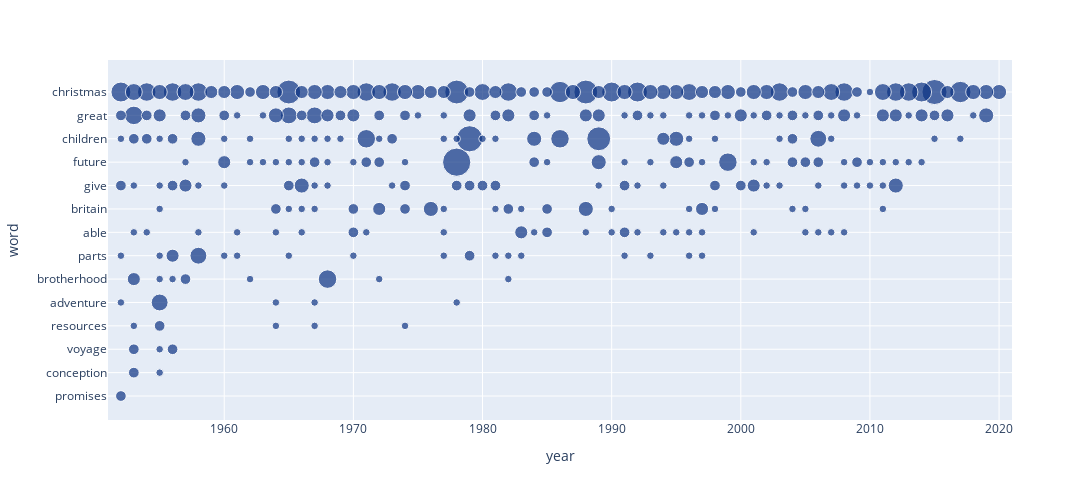

Notebook code for this chart:
### Code cell
plot_heat(early_df.reset_index(), order=early_df.index.values)

### Figure 1 — Plotly figure (JSON) as saved in the notebook; plotly's stock layout.template omitted (floating-point values rounded to 4 significant figures; data arrays with more than 128 entries replaced by an {"elided": "..."} marker saying what was removed)
{"data": [{"hovertemplate": "year=%{x}<br>word=%{y}<br>counts=%{marker.size}<br>bingo=%{marker.color}<extra></extra>", "legendgroup": "", "marker": {"color": {"elided": "311 int values"}, "coloraxis": "coloraxis", "size": {"elided": "311 int values"}, "sizemode": "area", "sizeref": 0.035, "symbol": "circle"}, "mode": "markers", "name": "", "orientation": "h", "showlegend": false, "type": "scatter", "x": {"elided": "311 int values"}, "xaxis": "x", "y": {"elided": "311 str values"}, "yaxis": "y"}], "layout": {"coloraxis": {"cmax": 1, "cmin": 0, "colorbar": {"title": {"text": "bingo"}}, "colorscale": [[0, "rgb(12,51,131)"], [0.25, "rgb(10,136,186)"], [0.5, "rgb(242,211,56)"], [0.75, "rgb(242,143,56)"], [1, "rgb(217,30,30)"]], "showscale": false}, "height": 500, "legend": {"itemsizing": "constant", "tracegroupgap": 0}, "margin": {"t": 60}, "width": 1800, "xaxis": {"anchor": "y", "domain": [0, 1], "range": [1951, 2021], "title": {"text": "year"}, "type": "linear"}, "yaxis": {"anchor": "x", "autorange": true, "categoryarray": ["promises", "conception", "voyage", "resources", "adventure", "brotherhood", "parts", "able", "britain", "give", "future", "children", "great", "christmas"], "domain": [0, 1], "range": [-1.025, 14.37], "title": {"text": "word"}, "type": "category"}}}
